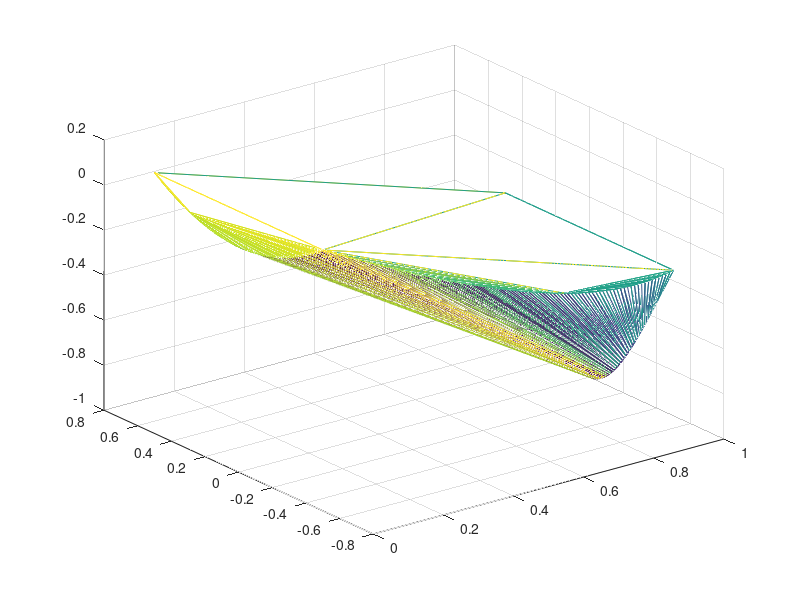

Write MATLAB code to recreate this figure. (Note: this script raises an error after producing the figure.)
%% Find the extrema of rotation centers.

X = linspace(0,1);
Y = linspace(-0.5,0.5);
[X,Y] = meshgrid(X,Y);

x0 = 0.5;
y0 = 0.25;
f0 = 1;
u = 1;

xr = 1.5;

G = u.*f0.*(X.*X + Y.*Y - X.*xr)./sqrt((X-xr).^2 + Y.^2);
surf(X,Y,G);

X = X(:);
Y = Y(:);
G = G(:);
K = convhull(X,Y,G);
trimesh(K,X,Y,G)

inConvexHull([x0;y0;0],X,Y,G)